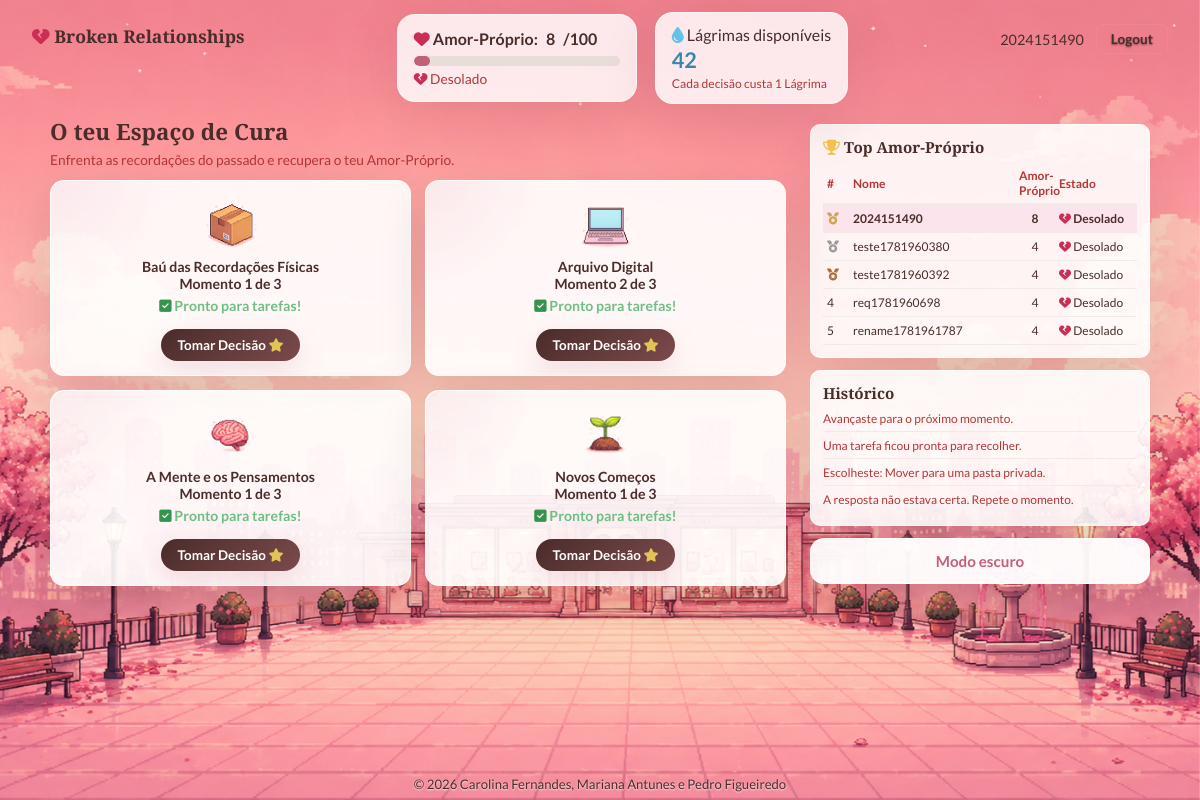
/dashboard (signed in), run on an earlier commit of the app's database.
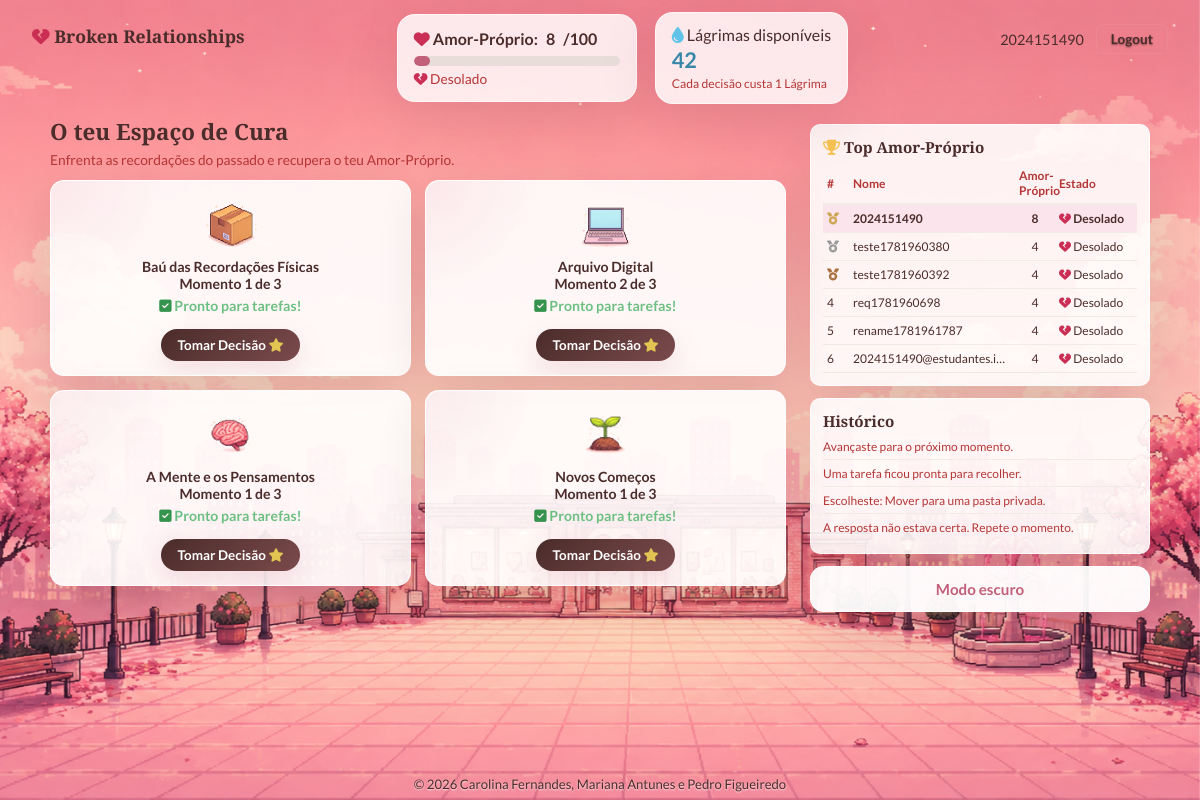
And on a later commit of the database.
### tables this page shows
CREATE TABLE SLOT (
                    ID INTEGER PRIMARY KEY AUTOINCREMENT,
                    USER_ID INTEGER NOT NULL,
                    NUMERO INTEGER NOT NULL,
                    ESTADO TEXT DEFAULT 'vazio',
                    TIPO TEXT,
                    ETAPA INTEGER DEFAULT 0,
                    CONSTRUCAO_FIM TEXT,
                    TAREFA_FIM TEXT,
                    TAREFA_NOME TEXT,
                    TAREFA_CORRETA INTEGER DEFAULT 0,
                    FOREIGN KEY (USER_ID) REFERENCES USER(ID)
                );

CREATE TABLE USER (
                    ID INTEGER PRIMARY KEY AUTOINCREMENT,
                    USERNAME TEXT UNIQUE NOT NULL,
                    EMAIL TEXT UNIQUE NOT NULL,
                    PASSWORD TEXT NOT NULL,
                    AMOR_PROPRIO INTEGER DEFAULT 4,
                    LAGRIMAS INTEGER DEFAULT 60
                );

CREATE TABLE HISTORICO (
                    ID INTEGER PRIMARY KEY AUTOINCREMENT,
                    USER_ID INTEGER NOT NULL,
                    TEXTO TEXT NOT NULL,
                    CREATED_AT TEXT DEFAULT (datetime('now')),
                    FOREIGN KEY (USER_ID) REFERENCES USER(ID)
                );

### controllers/main_controller.py (the view)
@login_required
def dashboard():
    db = current_app.config["db"]
    atualizar_slots(db, current_user.id)
    user = db.get_user_by_id(current_user.id)
    slots = db.get_slots_by_user(current_user.id)
    historico = db.get_history(current_user.id)
    top_users = []
    for top_user in db.get_top_users():
        top_users.append({
            "id": top_user["id"],
            "username": top_user["username"],
            "amor_proprio": top_user["amor_proprio"],
            "estado": get_estado_emocional(top_user["amor_proprio"]),
        })
    return render_template(
        "dashboard.html",
        user=user,
        user_estado=get_estado_emocional(user.amor_proprio),
        slots=slots,
        construcoes=construcoes,
        tarefas=tarefas,
        top_users=top_users,
        custo_decisao=custo_decisao,
        historico=historico,
    )

### app.py (called while the page is built)
@login_manager.user_loader
def load_user(user_id):
    return get_user(user_id)

### controllers/main_controller.py (called while the page is built)
def atualizar_slots(db, user_id):
    now = datetime.now()
    for slot in db.get_slots_by_user(user_id):
        if slot["estado"] == "construindo":
            fim = str_to_dt(slot["construcao_fim"])
            if not fim or now >= fim:
                db.finish_slot_build(slot["id"])
                db.add_history(user_id, "Um espaço terminou a preparação.")
        elif slot["estado"] == "processando":
            fim = str_to_dt(slot["tarefa_fim"])
            if not fim or now >= fim:
                db.mark_slot_completed(slot["id"])
                db.add_history(user_id, "Uma tarefa ficou pronta para recolher.")

### models/game_model.py (called while the page is built)
def get_user(user_id):
    db = current_app.config["db"]
    return db.get_user_by_id(user_id)

    def connect(self):
        return dbapi2.connect(self.dbfile)

    def get_top_users(self):
        with self.connect() as connection:
            cursor = connection.cursor()
            cursor.execute("SELECT ID, USERNAME, AMOR_PROPRIO FROM USER ORDER BY AMOR_PROPRIO DESC LIMIT 10")
            return [{"id": row[0], "username": row[1], "amor_proprio": row[2]} for row in cursor.fetchall()]

### templates/dashboard.html (shortened to what the changed rows need)
{% extends 'base.html' %}
{% block body_class %}dashboard-page{% endblock %}
{% block content %}
<header role="banner">
    <nav class="navbar nav-inner" aria-label="Navegação principal">
        <div class="nav-recursos">
            <div class="amor-proprio-status">
                <div class="amor-proprio-header">
                    <span><i class="fa-solid fa-heart" style="color: rgb(202, 46, 84);"></i> Amor-Próprio:</span>
                    <strong id="amor-valor">{{ user.amor_proprio }}</strong>/100
                </div>
            </div>
            <div class="lagrimas-status">
                <span><i class="fa-solid fa-droplet" style="color: rgb(98, 195, 233);"></i> Lágrimas disponíveis</span>
                <strong id="lagrimas-valor">{{ user.lagrimas }}</strong>
                <small>Cada decisão custa {{ custo_decisao }} Lágrima</small>
            </div>
        </div>
        <div class="nav-user">
            <span>{{ user.username }}</span>
            <a href="{{ url_for('logout') }}" class="btn-logout">Logout</a>
        </div>
    </nav>
</header>
<div class="dashboard" id="dashboard-main">
    <section class="secao-principal" aria-labelledby="secao-titulo">
        <article>
            <h2 id="secao-titulo" class="secao-titulo">O teu Espaço de Cura</h2>
            <div class="slots-grid" role="list">
                {% for slot in slots %}
                <div class="slot" id="slot-{{ slot.numero }}" role="listitem" data-numero="{{ slot.numero }}" data-estado="{{ slot.estado }}" data-tipo="{{ slot.tipo or '' }}" data-etapa="{{ slot.etapa or 0 }}">
                    {% if slot.estado == 'vazio' %}
                    {% set tipo_info = construcoes[slot.tipo] %}
                    <div class="slot-vazio">
                        <img class="slot-icone-img" src="{{ url_for('static', filename=tipo_info.imagem) }}" alt="{{ tipo_info.nome }}">
                        <p>{{ tipo_info.nome }}</p>
                        <p class="slot-sub">{{ tipo_info.descricao }}</p>
                        <p class="slot-custo"><i class="fa-solid fa-droplet" style="color: rgb(98, 195, 233);"></i> {{ tipo_info.custo_lagrimas }} Lágrimas · <i class="fa-solid fa-stopwatch" style="color: rgb(80, 79, 79);"></i> 1 min</p>
                        <button type="button" class="btn btn-slot" data-action="construir" data-slot="{{ slot.numero }}" data-tipo="{{ slot.tipo }}" aria-label="Construir slot {{ slot.numero }}">Preparar espaço</button>
                    </div>
                    {% elif slot.estado == 'ativo' %}
                    {% set tipo_info = construcoes[slot.tipo] %}
                    {% set total_momentos = tarefas[slot.tipo] | length %}
                    <div class="slot-ativo">
                        <img class="slot-icone-img" src="{{ url_for('static', filename=tipo_info.imagem) }}" alt="{{ tipo_info.nome }}">
                        <p>{{ tipo_info.nome }}</p>
                        <p class="slot-meta">Momento {{ slot.etapa or 1 }} de {{ total_momentos }}</p>
                        <p class="slot-sub estado-ativo"><i class="fa-solid fa-square-check" style="color: rgb(52, 147, 76);"></i> Pronto para tarefas!</p>
                        <button type="button" class="btn btn-slot btn-acao" data-action="abrirMenuTarefas" data-slot="{{ slot.numero }}" data-tipo="{{ slot.tipo }}" aria-label="Tomar Decisão no slot {{ slot.numero }}">Tomar Decisão <wa-icon name="star" style="color: rgb(226, 196, 83);"></wa-icon></button>
                    </div>
                    {% endif %}
                </div>
                {% endfor %}
            </div>
        </article>
    </section>
    <aside class="painel-lateral" aria-labelledby="painel-titulo">
        <div class="painel-secao">
            <table class="leaderboard">
                <thead>
                    <tr><th>#</th><th>Nome</th><th>Amor-Próprio</th><th>Estado</th></tr>
                </thead>
                <tbody>
                    {% for u in top_users %}
                    <tr class="{% if u.id == user.id %}linha-proprio{% endif %}">
                        <td>
                            {% if loop.index == 1 %}<i class="fa-solid fa-medal" style="color: rgb(204, 165, 79);"></i>
                            {% elif loop.index == 2 %}<i class="fa-solid fa-medal" style="color: rgb(154, 154, 154);"></i>
                            {% elif loop.index == 3 %}<i class="fa-solid fa-medal" style="color: rgb(170, 112, 63);"></i>
                            {% else %}{{ loop.index }}
                            {% endif %}
                        </td>
                        <td title="{{ u.username }}">{{ u.username }}</td>
                        <td>{{ u.amor_proprio }}</td>
                        <td>{{ u.estado|safe }}</td>
                    </tr>
                    {% endfor %}
                </tbody>
            </table>
        </div>
        <div class="painel-secao">
            <ul class="historico-lista">
                {% for item in historico %}
                <li>{{ item.texto }}</li>
                {% else %}
                <li>Ainda não existem ações recentes.</li>
                {% endfor %}
            </ul>
        </div>
    </aside>
</div>
{% endblock %}

What changed in the data, as far as the page shows it:
added USER: username "2024151490@estudantes.i…", amor_proprio "4", estado "Desolado"
